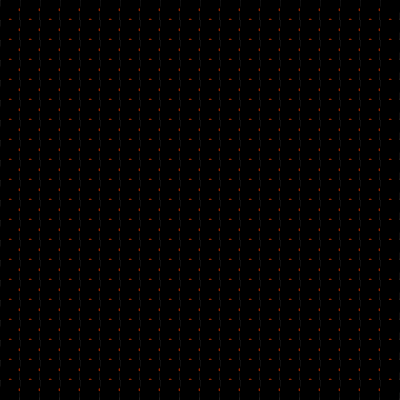
Frame 1 (no input)
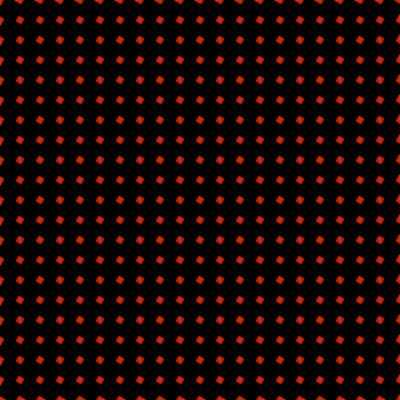
Frame 60 (no input)
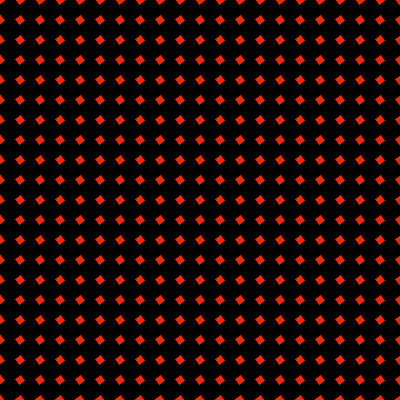
Frame 120 (the mouse pressed at the canvas centre since frame 60)

The p5.js sketch that drew these frames (run headless with seeded random() and noise() and a simulated clock; from frame 60 on, the mouse is pressed at the canvas centre):

// p5.js sketch
// ── sketch.js
const colors = {
	forestgreen: '#3e6b3e',
	rust: '#FF4500'
}
const dim = 20.0
const sfac = 1.0/dim
const pfac = 1.0

function grid(rows, cols){
	let rate = millis() * 0.0001
	let step = sin(rate * TAU)

	for (let index = 0; index < rows; index++) {
		for (let jndex = 0; jndex < cols; jndex++) {
			let x = cols * (jndex + 0.5)
			let y = rows * (index + 0.5)
			
			let f = ((pow(((2.0 * (jndex)) - 1.0), 2.0) * -1.0)) + 1.0
		
			push()
			translate(x, y)
			rotate(step * 2.0)
			stroke(142, 38, 0)

			strokeWeight(3)
			line(0,0, 0, rows * 0.5)
			line(0,0, 0, rows * -0.5)
			
			line(0,0, cols * 0.25, rows * 0.25)
			line(0,0, cols * -0.25, rows * -0.25)
		
			line(0,0, cols * 0.5, 0)
			line(0,0, cols * -0.5, 0)
			pop()

			push()
			translate(x, y)
			rotate(step)
			translate(-x, -y)
			

			noStroke()
			fill(0)
			rect(x, y, cols * pfac , rows * pfac)
			pop()
		}
	}
}

function setup() {
  createCanvas(400, 400);
  rectMode(CENTER)
}

function draw() {
	background(255,69,0, 10);
	grid(int(height * sfac), int(width * sfac))
}


// ── style.css
html, body {
	height: 100%; }
  
body {
	margin: 0px;
	display: flex;
	justify-content: center;
	align-items: center;
	background-color: black;
}
